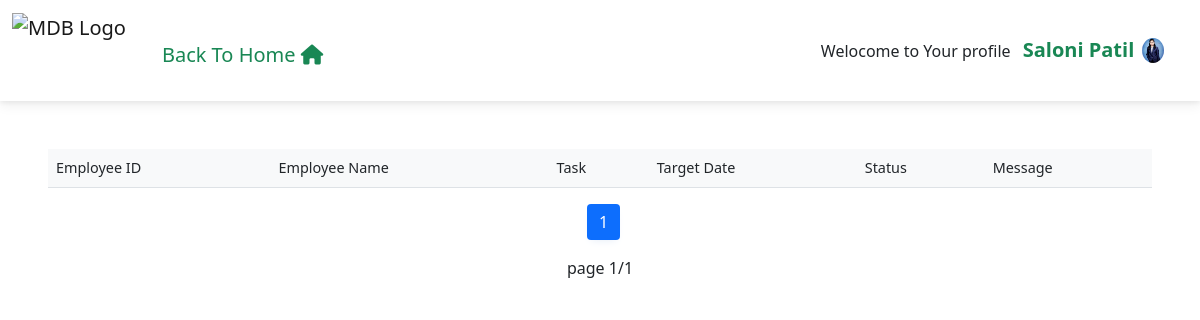
Page /mytasks/ (signed in) on the committed database.
### customadmin/models.py (models this page shows, shortened)
class Employee(models.Model):
    emp_name = models.CharField(max_length=100,null=True)
    user = models.OneToOneField(User, on_delete=models.CASCADE,null=False)
    email=models.EmailField(max_length=100)
    password = models.CharField(max_length=100)
    mobile = models.CharField(max_length=10)
    date_of_join=models.DateField(auto_now_add=False ,null=True,blank=True)
    date_of_birth = models.DateField(auto_now_add=False ,null=True,blank=True)
    post=models.CharField(max_length=100)
    address=models.CharField(max_length=500)
    blood_group=models.CharField(max_length=10)
    image = models.ImageField(upload_to='pics/',default='profile1.jpg')
    def __str__(self):
        return self.emp_name

### app/views.py (the view)
# urls.py: path('mytasks/',views.mytasks,name='mytasks'),
@login_required(login_url='emplogin')
def mytasks(request):
    user = get_object_or_404(User, email=request.user.email)
    employee = get_object_or_404(Employee, user=user)
    tasks = Task.objects.filter(assigned_to=employee).order_by('-id')
    mytaskpage = Paginator(tasks,3)
    page_number = request.GET.get('mytaskpage')
    mytaskpage=mytaskpage.get_page(page_number)
    return render(request, 'mytasks.html', {'mytaskpage': mytaskpage,'employee':employee})

### templates/mytasks.html (shortened to what this page needs)
<!DOCTYPE html>
<html lang="en">
  <head>
    <link
      href="https://cdnjs.cloudflare.com/ajax/libs/font-awesome/6.0.0/css/all.min.css"
      rel="stylesheet"
    />
    <link
      href="https://cdnjs.cloudflare.com/ajax/libs/mdb-ui-kit/6.4.0/mdb.min.css"
      rel="stylesheet"
    />
  </head>
  <body>
    {% include 'messages.html' %}
    <nav class="navbar navbar-expand-lg navbar-light bg-white sticky-top">
      <div class="container-fluid">
        <div class="collapse navbar-collapse" id="navbarSupportedContent">
          <a class="navbar-brand mt-2 mt-lg-0" href="{% url 'mytasks' %}">
            <img
              src="https://previews.123rf.com/images/glopphy/glopphy1511/glopphy151100012/47791517-teamwork-workers-and-employees-in-a-meeting-logo-vector-image.jpg"
              class="w-100"
              height="75"
              alt="MDB Logo"
              loading="lazy"
            />
          </a>
          <a href="{% url 'home' %}" class="text-decoration-none">
            <div class="h5 mt-3 text-success mx-3">
              Back To Home <i class="fa fa-home"></i>
            </div>
          </a>
          <ul class="navbar-nav ms-auto mb-2 mb-lg-0">
            <li class="nav-item">
              Welocome to Your profile
              <span class="h5 fw-bold mx-2 text-success">{{employee}}</span>
            </li>
          </ul>
        </div>
        <div class="d-flex align-items-center">
          <div class="dropdown me-4">
            <a
              class="dropdown-toggle d-flex align-items-center hidden-arrow"
              href="#"
              id="navbarDropdownMenuAvatar"
              role="button"
              data-mdb-toggle="dropdown"
              aria-expanded="false"
            >
              <img
                src="{{employee.image.url}}"
                class="rounded-circle"
                height="25"
                alt="Black and White Portrait of a Man"
                loading="lazy"
              />
            </a>
          </div>
        </div>
      </div>
    </nav>
    <div class="m-lg-5 m-3">
      <div class="table-responsive">
        <table class="table table-responsive align-middle mb-0 bg-white">
          <thead class="bg-light">
            <tr>
              <th>Employee ID</th>
              <th>Employee Name</th>
              <th>Task</th>
              <th>Target Date</th>
              <th>Status</th>
              <th>Message</th>
            </tr>
          </thead>
        </table>
      </div>
      <nav aria-label="Page navigation example" class="my-3">
        <ul class="pagination d-flex justify-content-center">
          {% for num_page in mytaskpage.paginator.page_range %}
          <br />
          {% if mytaskpage.number == num_page %}
          <li class="page-item active mx-1">
            <a
              class="page-link"
              href="{% url 'mytasks' %}?mytaskpage={{num_page}}"
              >{{num_page}}</a
            >
          </li>
          {% endif %}
          <br />
          {% endfor %}
        </ul>
        <p class="text-center">
          page {{mytaskpage.number}}/{{mytaskpage.paginator.num_pages}}
        </p>
      </nav>
    </div>
  </body>
</html>

### templates/mytasks.html (style rules this page uses)
table td, table th { text-overflow: ellipsis; white-space: nowrap; overflow: hidden; }

### rows in the picture
Employee: emp_name "Saloni Patil", image (picture)

### other values in the picture
{{ num_page }} "1"
{{ mytaskpage.number }} "1"
{{ mytaskpage.paginator.num_pages }} "1"
